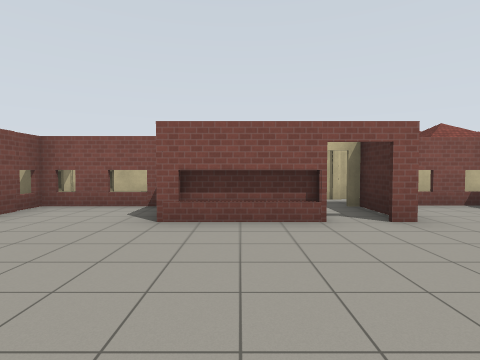
View 1 (above)

12 first-person views from a walk through a world built for the Gazebo simulator. The camera is 1.3 m above the floor, tilts 2° down and sees 80° across. The floor is counted in squares, 2 m on a side. Each view is taken from the middle of a square. On the plan, view 1 faces up. The plan holds only what a view shows up to about 9 squares ahead; the rest is blank. The place goes on beyond the plan. Gazebo's built-in surfaces are drawn with simple patterns. Simple shapes stand in for some stock models. Surface patterns are stand-ins for the level's own textures.

View 2
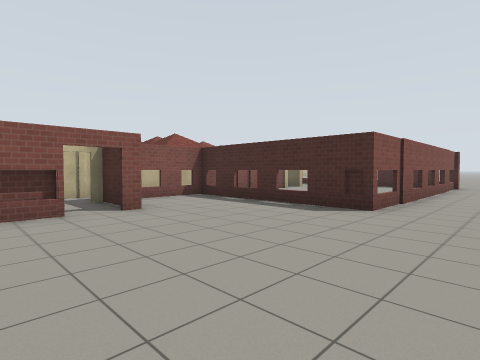

View 3
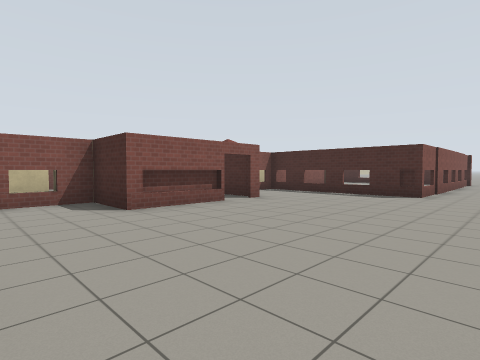

View 4
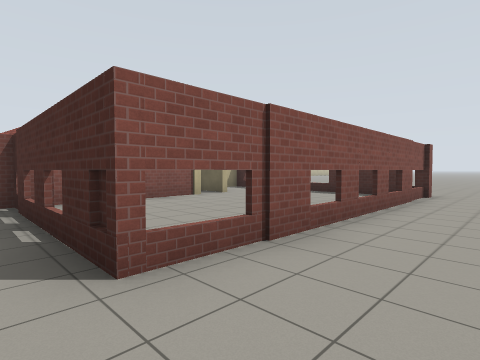

View 5
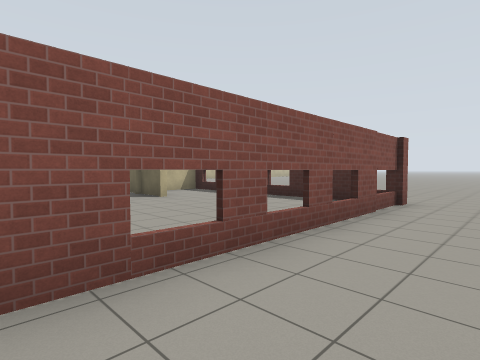

View 6
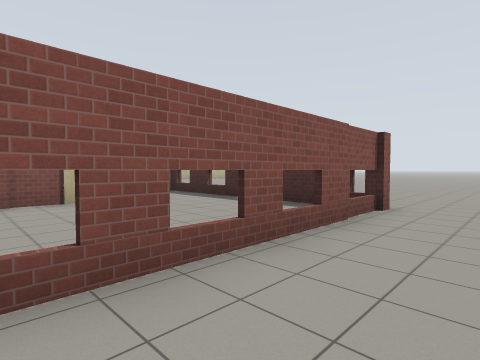

View 7
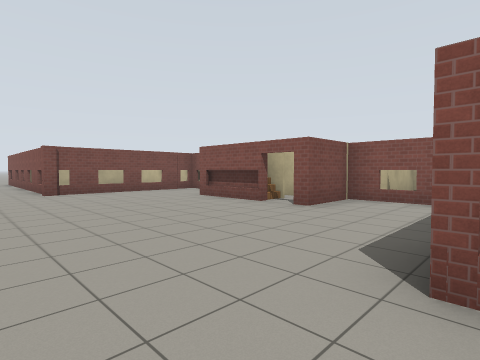

View 8
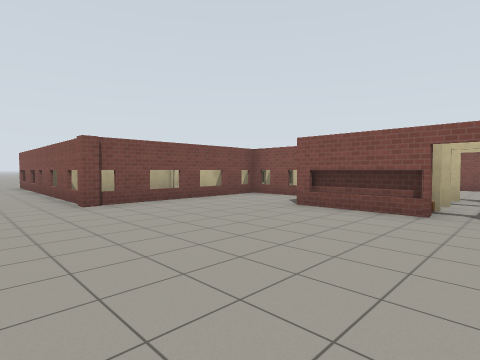

View 9
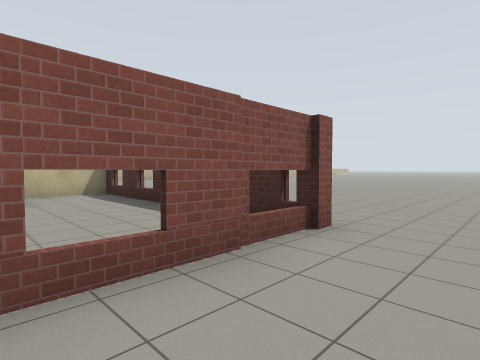

View 10
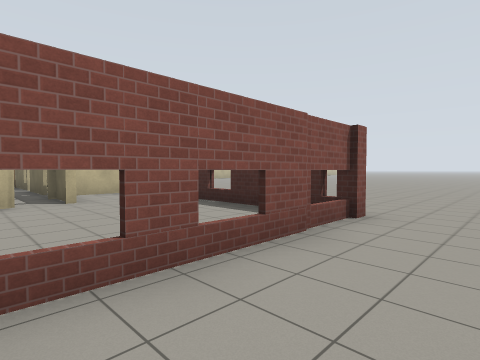

View 11
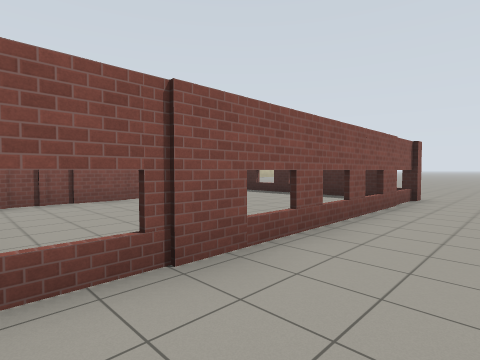

View 12
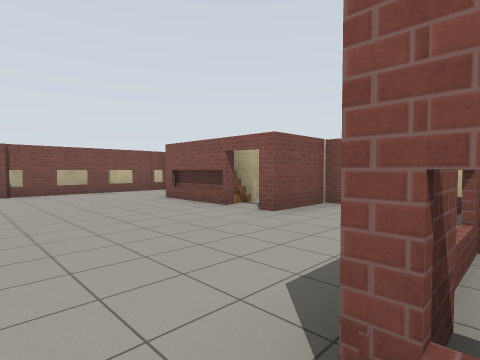

### Floor plan
Key: @ floor where view 1 was taken; # wall or solid block; . floor; D open door; = window, fence, low wall or low ledge; S stairs.
Columns run from 9 left of view 1 to 19 right of it. Each row starts with its distance up from view 1.
  7                    D##
  6      ### #         #.#
  5      ##=##DD###D##D#.#
  4      #..##SD..#......#
  3      #........#......# .....
  2   # ##........#......# ......
  1 ###=#=........##=#####.......
  0 .........@...................
 -1       ..................

Where each view was taken, in squares from view 1:
view 1: 0 up, 0 right, facing up
view 2: 1 down, 0 right, facing up-right
view 3: 1 down, 3 left, facing up-right
view 4: 1 down, 4 right, facing up-right
view 5: 1 down, 6 right, facing up-right
view 6: 1 down, 7 right, facing up-right
view 7: 1 down, 5 right, facing up-left
view 8: 1 down, 2 right, facing up-left
view 9: 1 down, 9 right, facing up-right
view 10: 1 down, 8 right, facing up-right
view 11: 1 down, 5 right, facing up-right
view 12: 0 up, 5 right, facing up-left
